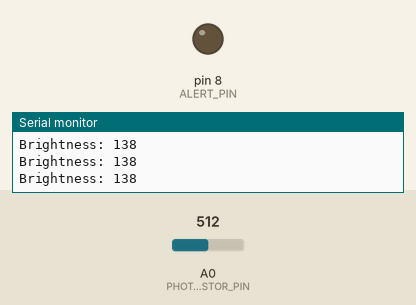
This sketch was run on a simulated Arduino Uno, built with avr-gcc and run on an emulated ATmega328P. On the bench: output pins drawn as LEDs (lit = HIGH), the last lines printed to the serial monitor. Dashed ring = blinking. Inputs (shaded band) come from the test bench; at power-on: A0 (PHOTORESISTOR_PIN) = 512.

Above: at 1.2 s.
1.3 s: A0 (PHOTORESISTOR_PIN) set to 800
2.8 s: A0 (PHOTORESISTOR_PIN) set to 822
At 3.05 s:
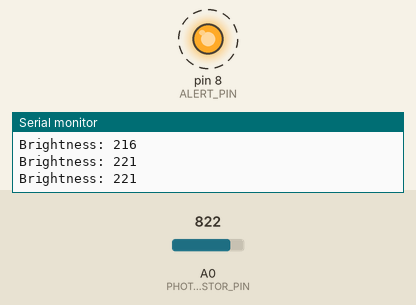
Timing chart, 0 to 14.8 s (numbered marks = the images above; inputs shaded):
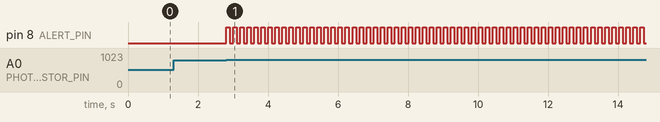

Measured:
- the behaviour switches between 814 and 815 on A0 (PHOTORESISTOR_PIN) (found by bisection; images 0 and 1)
- after the input at 2.8 s, pin 8 (ALERT_PIN): alternates HIGH for 0.10 s and LOW for 0.10 s, starting at once

The sketch:

Laboratory_4.ino
```cpp
#define PHOTORESISTOR_PIN A0
#define ALERT_PIN 8

const int LIGHT_THRESHOLD = 220;
bool isMeetThreshold = false;

void setup() {
  Serial.begin(9600);
  pinMode(ALERT_PIN, OUTPUT);
  Serial.println("System Ready. Type 'stop' to stop blinking.");
}

int readBrightness() {
  return analogRead(PHOTORESISTOR_PIN) * 0.27;
}

void loop() {
  // Check for Serial command first (for faster response)
  if (Serial.available() > 0) {
    String input = Serial.readStringUntil('\n');
    input.trim();
    input.toLowerCase();
    if (input == "stop") {
      isMeetThreshold = false;
      digitalWrite(ALERT_PIN, LOW);
      Serial.println("Blinking stopped.");
    }
  }

  int brightness = readBrightness();
  Serial.print("Brightness: ");
  Serial.println(brightness);

  if (brightness >= LIGHT_THRESHOLD) {
    isMeetThreshold = true;
  }

  if (isMeetThreshold) {
    digitalWrite(ALERT_PIN, HIGH);
    delay(100);
    digitalWrite(ALERT_PIN, LOW);
    delay(100);
  } else {
    delay(200); // shorter delay to stay responsive
  }
}
```
